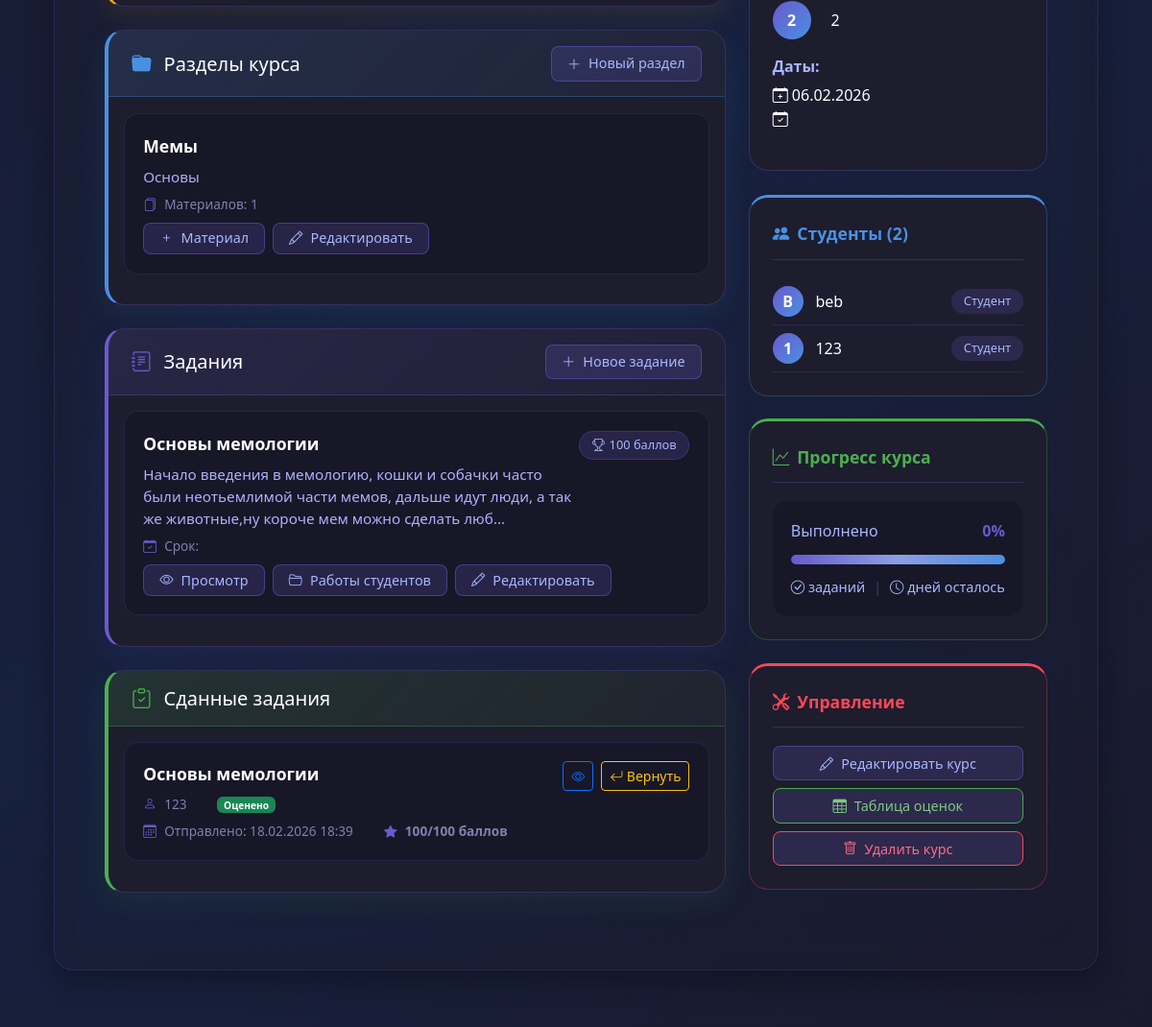
/2/ (signed in, lower part), run on an earlier commit of the app's database.
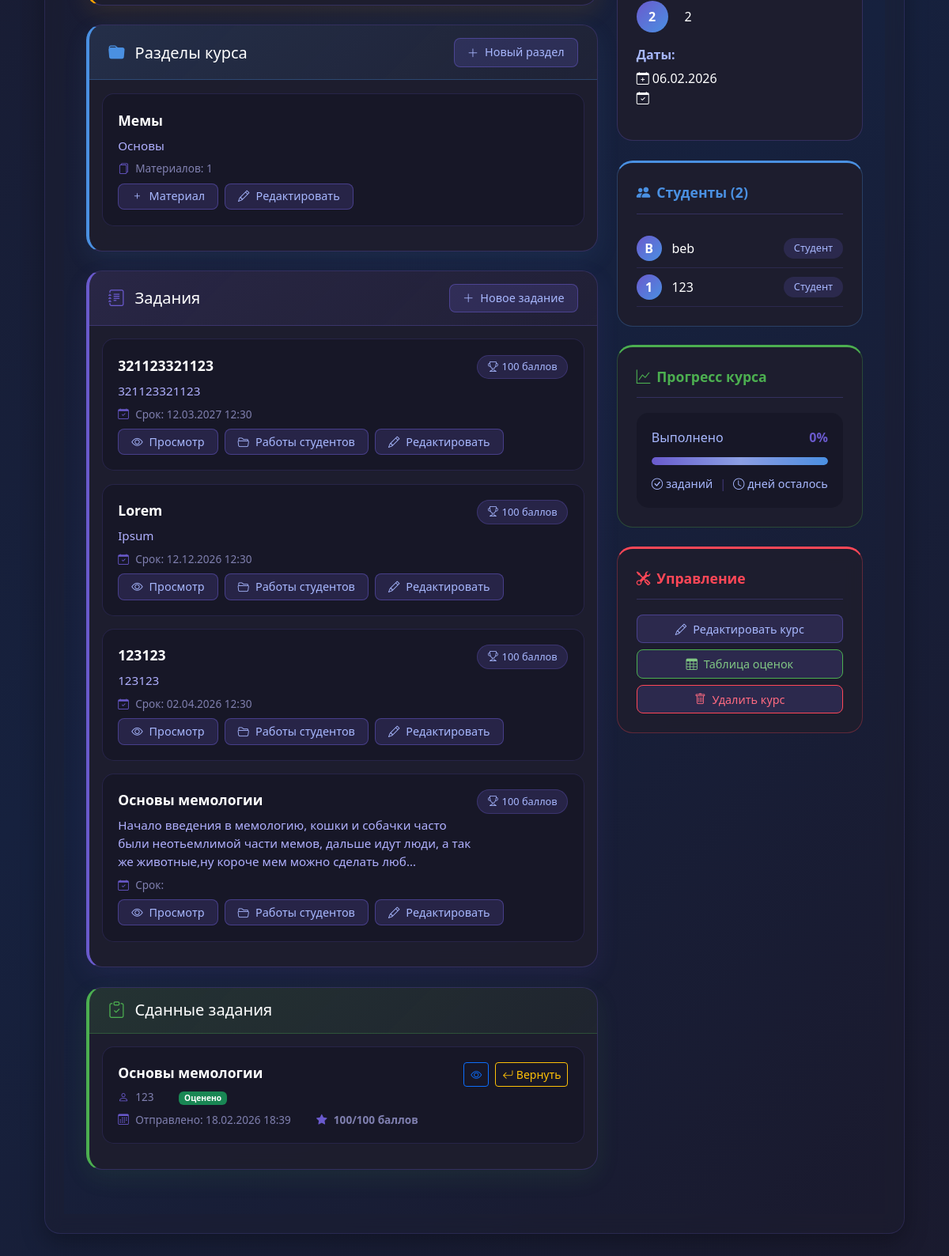
And on a later commit of the database.
### classroom_core/models.py (models this page shows, shortened)
class CourseSection(models.Model ):
    course =models.ForeignKey(
    Course ,
    on_delete =models.CASCADE ,
    related_name ='sections'
    )
    title =models.CharField(max_length =255 )
    description =models.TextField(blank =True )
    order =models.IntegerField(default =0 )
    is_visible =models.BooleanField(default =True )
    class Meta :
        ordering =['course','order']
        verbose_name ='Раздел курса'
        verbose_name_plural ='Разделы курса'

class Assignment(models.Model ):
    STATUS_CHOICES =[
   ('draft','Черновик'),
   ('published','Опубликовано'),
   ('closed','Закрыто'),
    ]
    course =models.ForeignKey(
    Course,
    on_delete =models.CASCADE ,
    related_name ='assignments',
    null = True,
    )
    section =models.ForeignKey(
    CourseSection ,
    on_delete =models.SET_NULL ,
    null =True,
    blank =True,
    related_name ='assignments'
    )
    title =models.CharField(max_length =255 )
    description =models.TextField()
    status =models.CharField(
    max_length =20 ,
    choices =STATUS_CHOICES ,
    default ='draft'
    )
    due_date =models.DateTimeField(null =True ,blank =True )
    allow_late_submissions =models.BooleanField(default =False )
    max_points =models.IntegerField(default =100 )
    passing_score =models.IntegerField(default =50 )
    is_group_assignment =models.BooleanField(default =False )
    group_size_min=models.IntegerField(default=1)
    group_size_max=models.IntegerField(default=1)
    attachment =models.FileField(
    upload_to ='assignment_attachments/',
    null =True ,
    blank =True
    )
    created_at =models.DateTimeField(auto_now_add =True )
    updated_at =models.DateTimeField(auto_now =True )
    published_at =models.DateTimeField(null =True ,blank =True )
    class Meta :
        ordering =['-due_date','-created_at']
        verbose_name ='Задание'
        verbose_name_plural ='Задания'
    def is_overdue(self ):
        if not self.due_date :
            return False
        return timezone.now()>self.due_date

class AssignmentSubmission(models.Model ):
    STATUS_CHOICES =[
   ('submitted','Отправлено'),
   ('graded','Оценено'),
   ('returned','Возвращено на доработку'),
    ]
    assignment =models.ForeignKey(
    Assignment ,
    on_delete =models.CASCADE ,
    related_name ='submissions'
    )
    student =models.ForeignKey(
    User ,
    on_delete =models.CASCADE ,
    related_name ='assignment_submissions'
    )
    text_response =models.TextField(blank =True )
    file_submission =models.FileField(
    upload_to ='assignment_submissions/',
    null =True ,
    blank =True
    )
    group_members =models.ManyToManyField(
    User ,
    blank =True ,
    related_name ='group_submissions'
    )
    status =models.CharField(
    max_length =20 ,
    choices =STATUS_CHOICES ,
    default ='submitted'
    )
    score =models.IntegerField(null =True ,blank =True )
    feedback =models.TextField(blank =True )
    graded_by =models.ForeignKey(
    User ,
    on_delete =models.SET_NULL ,
    null =True ,
    blank =True ,
    related_name ='graded_submissions'
    )
    graded_at =models.DateTimeField(null =True ,blank =True )
    submitted_at =models.DateTimeField(auto_now_add =True )
    updated_at =models.DateTimeField(auto_now =True )
    class Meta :
        ordering =['-submitted_at']
        verbose_name ='Решение задания'
        verbose_name_plural ='Решения заданий'
        unique_together =['assignment','student']

### classroom_core/views.py (the view, shortened to what this page needs)
# urls.py: path('<int:course_id>/', views.course_detail, name='course_detail'),
@login_required
def course_detail(request ,course_id ):
    course =get_object_or_404(Course ,id =course_id )
    if not course.can_access(request.user ):
        raise PermissionDenied
    announcements =course.announcements.all().order_by('-is_pinned','-created_at')[:5 ]
    sections =course.sections.all().order_by('order')
    assignments =course.assignments.filter(status ='published').order_by('-due_date')
    students =course.students.all()
    is_student =course.students.filter(id =request.user.id ).exists()
    is_teacher = course.instructor == request.user
    is_assistant = request.user in course.teaching_assistants.all()
    is_admin = request.user.is_superuser or(hasattr(request.user, 'profile') and request.user.profile.is_staff())
    can_manage_course = is_teacher or is_assistant or is_admin
    user_has_enrollment_request = False
    user_enrollment_request_id = None
    submissions_for_teacher = []
    if can_manage_course:
        for assignment in course.assignments.all():
            for submission in assignment.submissions.all():
                submissions_for_teacher.append({
                    'assignment': assignment,
                    'submission': submission,
                })
    student_submissions = []
    context ={
    'course':course ,
    'announcements':announcements ,
    'sections':sections ,
    'assignments':assignments ,
    'students':students ,
    'is_student':is_student ,
    'is_teacher': is_teacher,
    'is_assistant': is_assistant,
    'is_admin': is_admin,
    'can_manage_course': can_manage_course,
    'user_has_enrollment_request': user_has_enrollment_request,
    'user_enrollment_request_id': user_enrollment_request_id,
    'submissions_for_teacher': submissions_for_teacher,
    'student_submissions': student_submissions,
    'student_submissions_count': student_submissions_count if is_student else 0,
    }
    return render(request ,'classroom_core/course_detail.html',context )

### classroom_core/models.py (called while the page is built, shortened)
    def is_teacher(self):
        return self.role == 'teacher'

    def is_staff(self):
        return self.role == 'staff'

    def get_student_count(self):
        return self.students.count()

    def get_progress(self):
        if not self.start_date or not self.end_date:
            return 0

    def can_access(self, user):
        if user.is_superuser:
            return True

### templates/classroom_core/course_detail.html (shortened to what the changed rows need)
{% extends "classroom_core/base_courses.html" %}
{% block courses_content %}
<div class="dark-theme-course-detail">
    <div class="container">
        <div class="row">
            <div class="col-lg-8">
                <div class="section-card sections">
                    <div class="p-3">
                        {% for section in sections %}
                        <div class="item-card">
                            <div class="item-content">
                                <div class="d-flex justify-content-between align-items-start">
                                    <div style="flex: 1;">
                                        <div class="item-title">{{ section.title }}</div>
                                        <div class="item-description">{{ section.description|truncatechars:100 }}</div>
                                        <div class="item-meta">
                                            <span><i class="bi bi-files"></i> Материалов: {{ section.materials.count }}</span>
                                        </div>
                                    </div>
                                </div>
                                {% if can_manage_course %}
                                <div class="mt-2 d-flex gap-2">
                                    <a href="{% url 'classroom_core:material_create' section.id %}" class="btn-add" style="padding: 0.3rem 1rem;">
                                        <i class="bi bi-plus"></i> Материал
                                    </a>
                                    <a href="{% url 'classroom_core:section_edit' section.id %}" class="btn-add" style="padding: 0.3rem 1rem;">
                                        <i class="bi bi-pencil"></i> Редактировать
                                    </a>
                                </div>
                                {% endif %}
                            </div>
                        </div>
                        {% empty %}
                        <div class="empty-state">
                            <i class="bi bi-folder"></i>
                            <p>Нет разделов</p>
                        </div>
                        {% endfor %}
                    </div>
                </div>
                <div class="section-card assignments">
                    <div class="p-3">
                        {% for assignment in assignments %}
                        <div class="item-card">
                            <div class="item-content">
                                <div class="d-flex justify-content-between align-items-start">
                                    <div style="flex: 1;">
                                        <div class="item-title">{{ assignment.title }}</div>
                                        <div class="item-description">{{ assignment.description|striptags|truncatechars:150 }}</div>
                                        <div class="item-meta">
                                            <span><i class="bi bi-calendar-check"></i> Срок: {{ assignment.due_date|date:"d.m.Y H:i" }}</span>
                                        </div>
                                    </div>
                                    <span class="badge-custom">
                                        <i class="bi bi-trophy"></i> {{ assignment.max_points }} баллов
                                    </span>
                                </div>
                                {% if can_manage_course %}
                                <div class="mt-2 d-flex gap-2">
                                    <a href="{% url 'classroom_core:assignment_detail' assignment.id %}" class="btn-add" style="padding: 0.3rem 1rem;">
                                        <i class="bi bi-eye"></i> Просмотр
                                    </a>
                                    <a href="{% url 'classroom_core:assignment_file_list' assignment.id %}" class="btn-add" style="padding: 0.3rem 1rem;">
                                        <i class="bi bi-folder2-open"></i> Работы студентов
                                    </a>
                                    <a href="{% url 'classroom_core:assignment_edit' assignment.id %}" class="btn-add" style="padding: 0.3rem 1rem;">
                                        <i class="bi bi-pencil"></i> Редактировать
                                    </a>
                                </div>
                                {% endif %}
                            </div>
                        </div>
                        {% empty %}
                        <div class="empty-state">
                            <i class="bi bi-journal-text"></i>
                            <p>Нет заданий</p>
                        </div>
                        {% endfor %}
                    </div>
                </div>
                {% if can_manage_course %}
                <div class="section-card submissions">
                    <div class="p-3">
                        {% if submissions_for_teacher %}
                            {% for item in submissions_for_teacher %}
                            <div class="item-card">
                                <div class="item-content">
                                    <div class="d-flex justify-content-between align-items-start">
                                        <div style="flex: 1;">
                                            <div class="item-title">{{ item.assignment.title }}</div>
                                            <div class="item-meta">
                                                <span><i class="bi bi-person"></i> {{ item.submission.student.get_full_name|default:item.submission.student.username }}</span>
                                                <span class="ms-3">
                                                    {% if item.submission.status == 'submitted' %}
                                                        <span class="badge bg-primary">Отправлено</span>
                                                    {% elif item.submission.status == 'graded' %}
                                                        <span class="badge bg-success">Оценено</span>
                                                    {% elif item.submission.status == 'returned' %}
                                                        <span class="badge bg-warning">Возвращено</span>
                                                    {% endif %}
                                                </span>
                                            </div>
                                            <div class="item-meta mt-2">
                                                <span><i class="bi bi-calendar3"></i> Отправлено: {{ item.submission.submitted_at|date:"d.m.Y H:i" }}</span>
                                                {% if item.submission.score %}
                                                <span class="ms-3">
                                                    <i class="bi bi-star-fill"></i>
                                                    <strong>{{ item.submission.score }}/{{ item.assignment.max_points }} баллов</strong>
                                                </span>
                                                {% endif %}
                                            </div>
                                        </div>
                                        <div class="d-flex gap-2">
                                            <a href="{% url 'classroom_core:assignment_detail' item.assignment.id %}" class="btn btn-sm btn-outline-primary">
                                                <i class="bi bi-eye"></i>
                                            </a>
                                            {% if item.submission.status != 'graded' %}
                                            <a href="{% url 'classroom_core:assignment_grade' item.submission.id %}" class="btn btn-sm btn-outline-success">
                                                <i class="bi bi-pencil"></i> Оценить
                                            </a>
                                            {% else %}
                                            <a href="{% url 'classroom_core:assignment_grade' item.submission.id %}" class="btn btn-sm btn-outline-warning">
                                                <i class="bi bi-arrow-return-left"></i> Вернуть
                                            </a>
                                            {% endif %}
                                        </div>
                                    </div>
                                </div>
                            </div>
                            {% endfor %}
                        {% else %}
                        <div class="empty-state">
                            <i class="bi bi-clipboard-check"></i>
                            <p>Нет сданных работ</p>
                        </div>
                        {% endif %}
                    </div>
                </div>
                {% endif %}
            </div>
            <div class="col-lg-4">
                <div class="info-card students-info">
                    <div class="info-content">
                        <ul class="student-list">
                            {% for student in students|slice:":5" %}
                            <li class="student-item">
                                <div class="student-avatar">
                                    {{ student.username|first|upper }}
                                </div>
                                <span class="student-name">{{ student.username }}</span>
                                <span class="student-badge">Студент</span>
                            </li>
                            {% empty %}
                            <li class="empty-state">
                                <i class="bi bi-people"></i>
                                <p>Нет студентов</p>
                            </li>
                            {% endfor %}
                        </ul>
                    </div>
                </div>
            </div>
        </div>
    </div>
</div>
{% endblock %}

What changed in the data, as far as the page shows it:
added Assignment: title "321123321123", description "321123321123", due_date "12.03.2027 12:30", max_points "100", shown under "Задания"
added Assignment: title "Lorem", description "Ipsum", due_date "12.12.2026 12:30", max_points "100", shown under "Задания"
added Assignment: title "123123", description "123123", due_date "02.04.2026 12:30", max_points "100", shown under "Задания"
